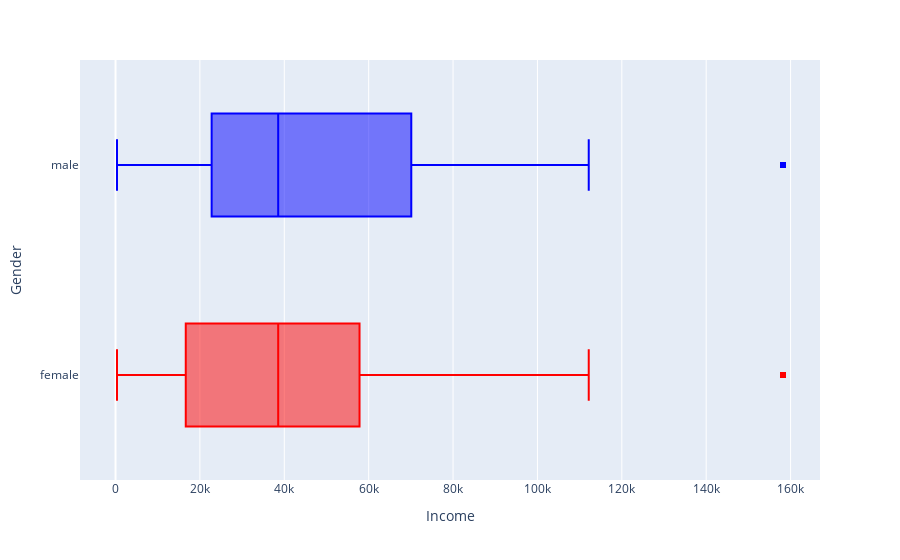

This figure's notebook cell:
### Markdown cell above
## Problem 5
Create two interactive box plots: one that shows the distribution of `income` for men and for women, and one that shows the distribution of `job_prestige` for men and for women. Write presentable labels for the axis that contains `income` or `job_prestige` and remove the label for `sex`. Also, turn off the legend. Don't bother with titles because we will be using subtitles on the dashboard for these graphics. [3 points]

### Code cell
fig = px.box(scatterplot_df, x='income', y = 'sex', color = 'sex',
             color_discrete_map = {'male':'blue', 'female':'red'},
                   labels={'income':'Income', 'sex':'Gender'},
                   #title = 'Distribution of income by gender'
            )
fig.update_layout(showlegend=False) # turn off the legend
fig.update(layout=dict(title=dict(x=0.5)))
fig.show()

### Figure 1 — Plotly figure (JSON) as saved in the notebook; plotly's stock layout.template omitted (floating-point values rounded to 4 significant figures; data arrays with more than 128 entries replaced by an {"elided": "..."} marker saying what was removed)
{"data": [{"alignmentgroup": "True", "hovertemplate": "Gender=%{y}<br>Income=%{x}<extra></extra>", "legendgroup": "male", "marker": {"color": "blue"}, "name": "male", "notched": false, "offsetgroup": "male", "orientation": "h", "showlegend": true, "type": "box", "x": {"elided": "1052 float values"}, "x0": " ", "xaxis": "x", "y": {"elided": "1052 str values"}, "y0": " ", "yaxis": "y"}, {"alignmentgroup": "True", "hovertemplate": "Gender=%{y}<br>Income=%{x}<extra></extra>", "legendgroup": "female", "marker": {"color": "red"}, "name": "female", "notched": false, "offsetgroup": "female", "orientation": "h", "showlegend": true, "type": "box", "x": {"elided": "1296 float values"}, "x0": " ", "xaxis": "x", "y": {"elided": "1296 str values"}, "y0": " ", "yaxis": "y"}], "layout": {"boxmode": "overlay", "legend": {"title": {"text": "Gender"}, "tracegroupgap": 0}, "margin": {"t": 60}, "showlegend": false, "title": {"x": 0.5}, "xaxis": {"anchor": "y", "domain": [0, 1], "title": {"text": "Income"}}, "yaxis": {"anchor": "x", "categoryarray": ["female", "male"], "categoryorder": "array", "domain": [0, 1], "title": {"text": "Gender"}}}}
